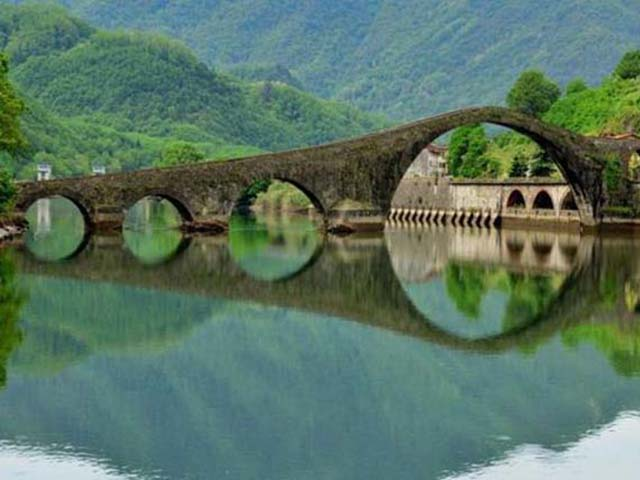
//> input picture Cartoon_style_filter/image.jpg, 640 x 480 px
$ ./cartoon_style_filter   (built with g++ and OpenCV 4)
//> lines starting //> are read from the running program, lines starting //| are printed output that depends on the picture; after the words box and inside, x2 and y2 are one past the last pixel; in counts of white or black regions, pixels touching at a corner belong together
/**
 * Cartoon-style filter
 */

#include "opencv2/opencv.hpp"
#include "opencv2/imgproc.hpp"
#include "opencv2/imgcodecs.hpp"
#include "opencv2/highgui.hpp"

#include <ctime>
#include <iostream>
#include <stdio.h>

using namespace std;
using namespace cv;

int main(int argc, char** argv)
{
    // Image loading
    int start_all = clock();
    int start_s = clock();
    Mat img_rgb = imread("image.jpg");
//> img_rgb is the input picture: 480 rows x 640 cols, CV_8UC3; mean B, G, R 100.5, 117.2, 89.9

    // Check image reading
    if (img_rgb.empty())
    {
        cout << "Error loading the image" << endl;
        return -1;
    }

    int stop_s = clock();
    cout << "Image loading time ms: " << (stop_s-start_s)/double(CLOCKS_PER_SEC)*1000 << endl;

    // Create a window
    start_s = clock();
    namedWindow("Original", 1);
    namedWindow("Cartoon-Style filter", 1);
    stop_s = clock();
    cout << "Creating windows time in ms: " << (stop_s-start_s)/double(CLOCKS_PER_SEC)*1000 << endl;

    // Downsample image using Gaussian pyramid
    start_s = clock();
    Mat img = img_rgb;
    Mat img_res;
    for(int i = 0; i < 2; i++){
        pyrDown(img, img);
    }
//> this loop made 2 passes
//> pass 2, `pyrDown(img, img);`:
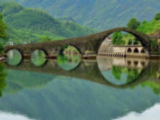
//> img: 120 rows x 160 cols, CV_8UC3; mean B, G, R 100.4, 117.1, 89.7
    stop_s = clock();
    cout << "Gaussian pyramid down in ms: " << (stop_s-start_s)/double(CLOCKS_PER_SEC)*1000 << endl;

    // Bilateral filtering
    start_s = clock();
    int d = 9;
    double sigmaColor = 9.0;
    double sigmaSpace = 7.0;
    for(int i = 0; i < 7; i++){
        bilateralFilter(img, img_res, d, sigmaColor, sigmaSpace);
    }
    stop_s = clock();
    cout << "Bilateral filter time in ms: " << (stop_s-start_s)/double(CLOCKS_PER_SEC)*1000 << endl;

    // Upsample image to original size
    start_s = clock();
    for(int k = 0; k < 2; k++){
        pyrUp(img_res, img_res);
    }
//> this loop made 2 passes
//> pass 2, `pyrUp(img_res, img_res);`:
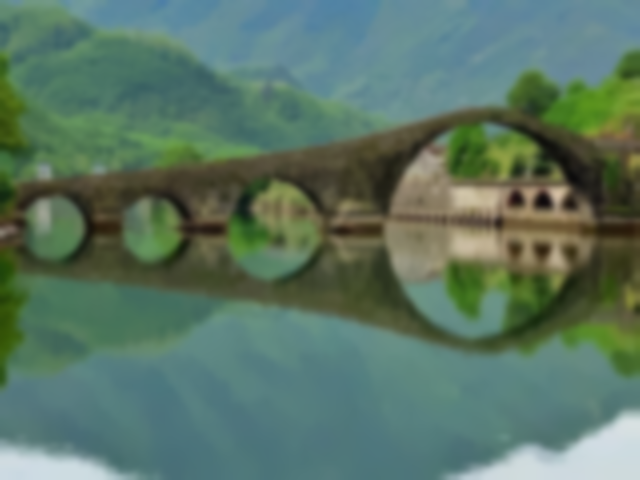
//> img_res: 480 rows x 640 cols, CV_8UC3; mean B, G, R 100.6, 117.3, 90
    stop_s = clock();
    cout << "Gaussian pyramid up time in ms: " << (stop_s-start_s)/double(CLOCKS_PER_SEC)*1000 << endl;


    // Convert to grayscale and apply median blur
    start_s = clock();
    Mat srcGray;
    Mat median;
    int kernel_size = 7;
    cvtColor(img_rgb, srcGray, CV_BGR2GRAY);
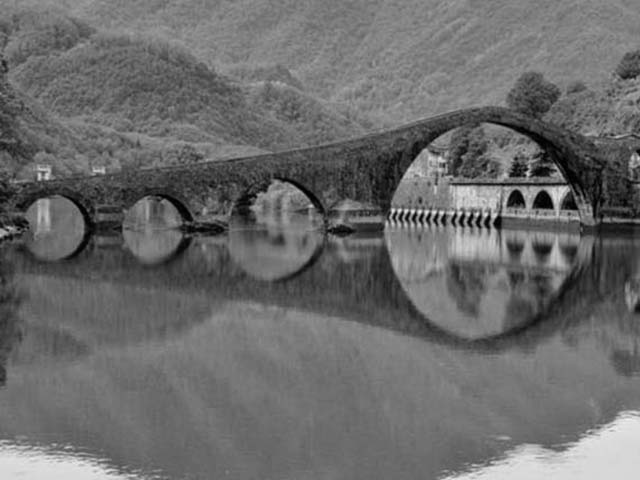
//> srcGray: 480 rows x 640 cols, CV_8UC1; min 0, max 241, mean 107.1
    medianBlur(srcGray, median, kernel_size);
    stop_s = clock();
    cout << "Convert rgb img to gray and median filter  time in ms: " << (stop_s-start_s)/double(CLOCKS_PER_SEC)*1000 << endl;

    // Detect and enhance edges
    start_s = clock();
    Mat img_edge;
    double maxValue = 225;
    int blockSize = 9;
    double C = 2;
    adaptiveThreshold(median, img_edge, maxValue, ADAPTIVE_THRESH_MEAN_C,THRESH_BINARY, blockSize, C);
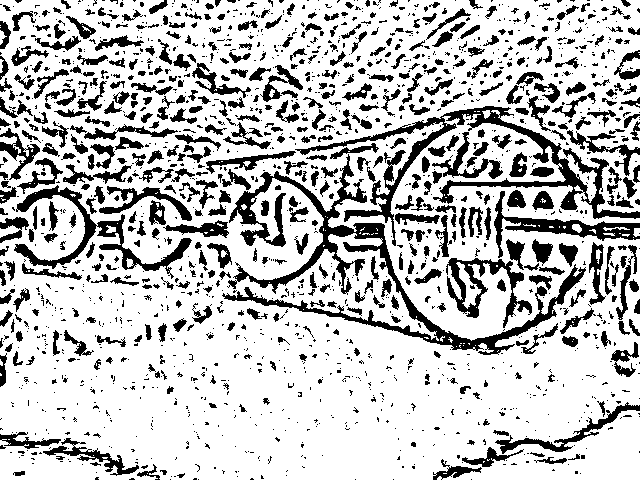
//> img_edge: 480 rows x 640 cols, CV_8UC1; values 0 (black) and 225 (white), 76.2% white; 1720 black regions (1199 under 20 px), largest, box (x1, y1, x2, y2) and area: (222, 154, 586, 355) 8422, (295, 106, 640, 246) 5972, (14, 185, 192, 279) 2675
    stop_s = clock();
    cout << "Adaptive threshold time in ms: " << (stop_s-start_s)/double(CLOCKS_PER_SEC)*1000 << endl;

    // Convert back to color, bit-AND with color image
    start_s = clock();
    cvtColor(img_edge, img_edge, CV_GRAY2RGB);
    Mat img_cartoon;
    bitwise_and(img_res,img_edge,img_cartoon);
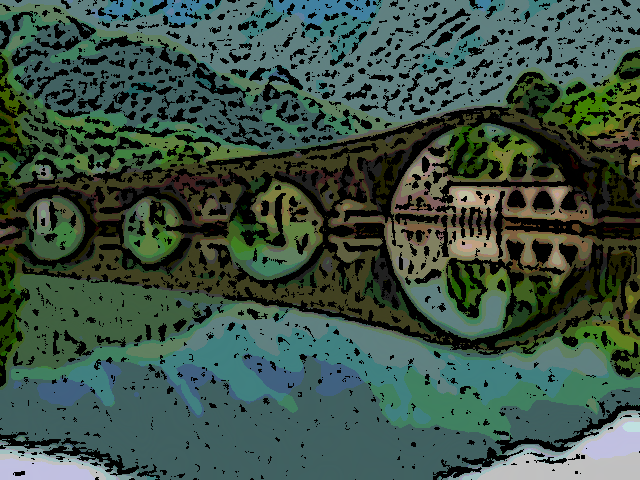
//> img_cartoon: 480 rows x 640 cols, CV_8UC3; mean B, G, R 69.5, 81.8, 59.9
    stop_s = clock();
    cout << "Convert back to color, bit-AND time in ms: " << (stop_s-start_s)/double(CLOCKS_PER_SEC)*1000 << endl;

    // Write and show images
    start_s = clock();
    imwrite("Cartoon_filter.jpg", img_cartoon );
    imshow("Original", img_rgb);
    imshow("Cartoon-Style filter", img_cartoon);
    stop_s = clock();
    cout << "Write and show images time in ms: " << (stop_s-start_s)/double(CLOCKS_PER_SEC)*1000 << endl;
    int stop_all = clock();
    cout << "Image processing time in ms: " << (stop_all-start_all)/double(CLOCKS_PER_SEC)*1000 << endl;

    // Wait until user press some key
    waitKey(0);

    return 0;
}
